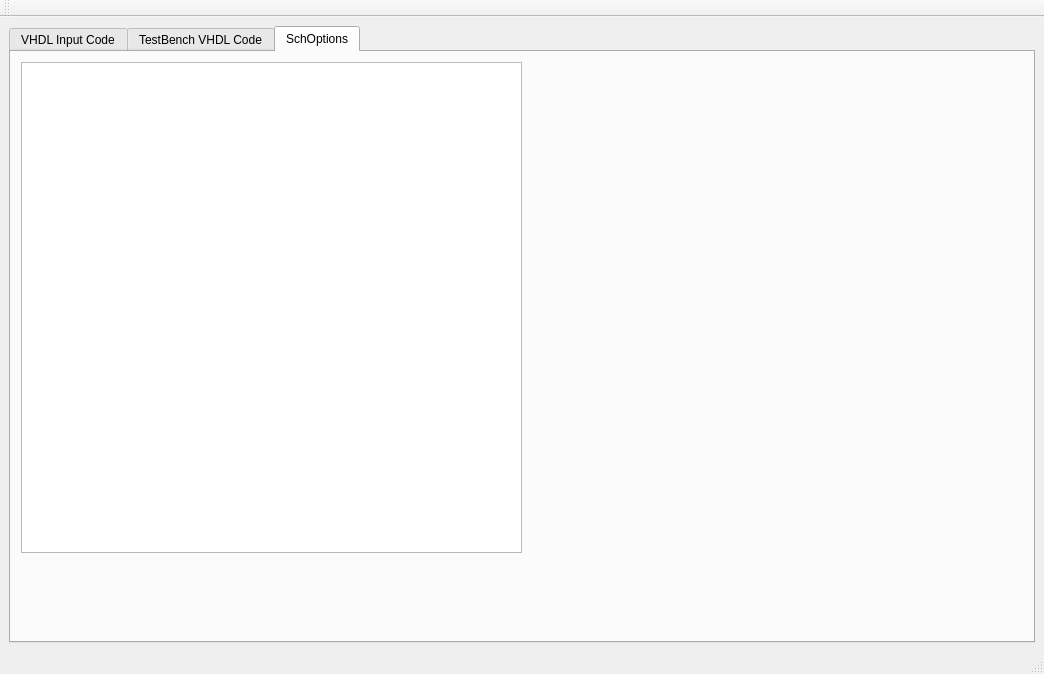
<?xml version="1.0" encoding="UTF-8"?>
<ui version="4.0">
 <class>MainWindow</class>
 <widget class="QMainWindow" name="MainWindow">
  <property name="geometry">
   <rect>
    <x>0</x>
    <y>0</y>
    <width>1044</width>
    <height>674</height>
   </rect>
  </property>
  <property name="sizePolicy">
   <sizepolicy hsizetype="Preferred" vsizetype="Preferred">
    <horstretch>0</horstretch>
    <verstretch>0</verstretch>
   </sizepolicy>
  </property>
  <property name="maximumSize">
   <size>
    <width>3840</width>
    <height>2048</height>
   </size>
  </property>
  <property name="windowTitle">
   <string>PyVHDL2STE</string>
  </property>
  <widget class="QWidget" name="centralwidget">
   <property name="sizePolicy">
    <sizepolicy hsizetype="Expanding" vsizetype="Expanding">
     <horstretch>0</horstretch>
     <verstretch>0</verstretch>
    </sizepolicy>
   </property>
   <layout class="QVBoxLayout" name="verticalLayout_2">
    <item>
     <widget class="QTabWidget" name="tabWidget">
      <property name="sizePolicy">
       <sizepolicy hsizetype="Expanding" vsizetype="Expanding">
        <horstretch>1</horstretch>
        <verstretch>1</verstretch>
       </sizepolicy>
      </property>
      <property name="currentIndex">
       <number>2</number>
      </property>
      <widget class="QWidget" name="tab">
       <attribute name="title">
        <string>VHDL Input Code</string>
       </attribute>
       <layout class="QHBoxLayout" name="horizontalLayout_2">
        <item>
         <layout class="QHBoxLayout" name="horizontalLayout">
          <property name="sizeConstraint">
           <enum>QLayout::SetMaximumSize</enum>
          </property>
          <item>
           <widget class="QTextEdit" name="textEdit_Input">
            <property name="horizontalScrollBarPolicy">
             <enum>Qt::ScrollBarAsNeeded</enum>
            </property>
           </widget>
          </item>
          <item>
           <widget class="QGroupBox" name="groupBox">
            <property name="minimumSize">
             <size>
              <width>140</width>
              <height>0</height>
             </size>
            </property>
            <property name="title">
             <string>Tools</string>
            </property>
            <layout class="QVBoxLayout" name="verticalLayout">
             <item>
              <widget class="QPushButton" name="pushButton_LoadFile">
               <property name="minimumSize">
                <size>
                 <width>100</width>
                 <height>0</height>
                </size>
               </property>
               <property name="text">
                <string>Load file</string>
               </property>
              </widget>
             </item>
             <item>
              <widget class="QPushButton" name="pushButton_Analyse">
               <property name="minimumSize">
                <size>
                 <width>100</width>
                 <height>0</height>
                </size>
               </property>
               <property name="text">
                <string>Analyze</string>
               </property>
              </widget>
             </item>
             <item>
              <widget class="QPushButton" name="pushButton_Drawsch">
               <property name="text">
                <string>Generate Sch</string>
               </property>
              </widget>
             </item>
             <item>
              <spacer name="verticalSpacer">
               <property name="orientation">
                <enum>Qt::Vertical</enum>
               </property>
               <property name="sizeHint" stdset="0">
                <size>
                 <width>20</width>
                 <height>430</height>
                </size>
               </property>
              </spacer>
             </item>
            </layout>
           </widget>
          </item>
         </layout>
        </item>
       </layout>
      </widget>
      <widget class="QWidget" name="tab_2">
       <attribute name="title">
        <string>TestBench VHDL Code</string>
       </attribute>
       <widget class="QTextEdit" name="textEdit_TB">
        <property name="geometry">
         <rect>
          <x>10</x>
          <y>10</y>
          <width>661</width>
          <height>491</height>
         </rect>
        </property>
       </widget>
      </widget>
      <widget class="QWidget" name="tab_3">
       <attribute name="title">
        <string>SchOptions</string>
       </attribute>
       <widget class="QGraphicsView" name="graphicsView">
        <property name="geometry">
         <rect>
          <x>10</x>
          <y>10</y>
          <width>501</width>
          <height>491</height>
         </rect>
        </property>
       </widget>
      </widget>
     </widget>
    </item>
   </layout>
  </widget>
  <widget class="QStatusBar" name="statusbar"/>
  <widget class="QToolBar" name="toolBar">
   <property name="windowTitle">
    <string>toolBar</string>
   </property>
   <attribute name="toolBarArea">
    <enum>TopToolBarArea</enum>
   </attribute>
   <attribute name="toolBarBreak">
    <bool>false</bool>
   </attribute>
  </widget>
 </widget>
 <resources/>
 <connections/>
</ui>
